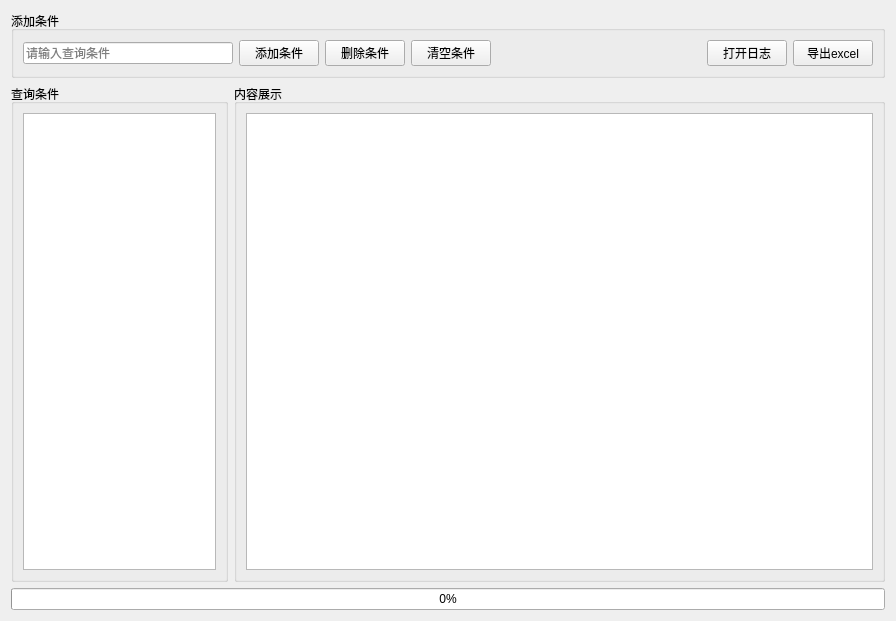
<?xml version="1.0" encoding="UTF-8"?>
<ui version="4.0">
 <class>Form</class>
 <widget class="QWidget" name="Form">
  <property name="geometry">
   <rect>
    <x>0</x>
    <y>0</y>
    <width>896</width>
    <height>621</height>
   </rect>
  </property>
  <property name="windowTitle">
   <string>LogViewTool</string>
  </property>
  <layout class="QVBoxLayout" name="verticalLayout_2">
   <item>
    <widget class="QGroupBox" name="groupBox">
     <property name="title">
      <string>添加条件</string>
     </property>
     <layout class="QHBoxLayout" name="horizontalLayout_4">
      <item>
       <layout class="QHBoxLayout" name="horizontalLayout">
        <item>
         <widget class="QLineEdit" name="lineEdit">
          <property name="placeholderText">
           <string>请输入查询条件</string>
          </property>
         </widget>
        </item>
        <item>
         <widget class="QPushButton" name="btn_add">
          <property name="text">
           <string>添加条件</string>
          </property>
         </widget>
        </item>
        <item>
         <widget class="QPushButton" name="btn_delete">
          <property name="text">
           <string>删除条件</string>
          </property>
         </widget>
        </item>
        <item>
         <widget class="QPushButton" name="btn_clear">
          <property name="text">
           <string>清空条件</string>
          </property>
         </widget>
        </item>
        <item>
         <spacer name="horizontalSpacer">
          <property name="orientation">
           <enum>Qt::Horizontal</enum>
          </property>
          <property name="sizeHint" stdset="0">
           <size>
            <width>40</width>
            <height>20</height>
           </size>
          </property>
         </spacer>
        </item>
        <item>
         <widget class="QPushButton" name="btn_open">
          <property name="text">
           <string>打开日志</string>
          </property>
         </widget>
        </item>
        <item>
         <widget class="QPushButton" name="btn_export">
          <property name="text">
           <string>导出excel</string>
          </property>
         </widget>
        </item>
       </layout>
      </item>
     </layout>
    </widget>
   </item>
   <item>
    <layout class="QHBoxLayout" name="horizontalLayout_3" stretch="1,3">
     <item>
      <widget class="QGroupBox" name="groupBox_2">
       <property name="title">
        <string>查询条件</string>
       </property>
       <layout class="QVBoxLayout" name="verticalLayout">
        <item>
         <widget class="QListWidget" name="list_conditions"/>
        </item>
       </layout>
      </widget>
     </item>
     <item>
      <widget class="QGroupBox" name="groupBox_3">
       <property name="title">
        <string>内容展示</string>
       </property>
       <layout class="QHBoxLayout" name="horizontalLayout_2">
        <item>
         <widget class="QPlainTextEdit" name="pte_content"/>
        </item>
       </layout>
      </widget>
     </item>
    </layout>
   </item>
   <item>
    <widget class="QProgressBar" name="progressBar">
     <property name="maximum">
      <number>100</number>
     </property>
     <property name="value">
      <number>0</number>
     </property>
     <property name="orientation">
      <enum>Qt::Horizontal</enum>
     </property>
    </widget>
   </item>
  </layout>
 </widget>
 <resources/>
 <connections/>
</ui>
